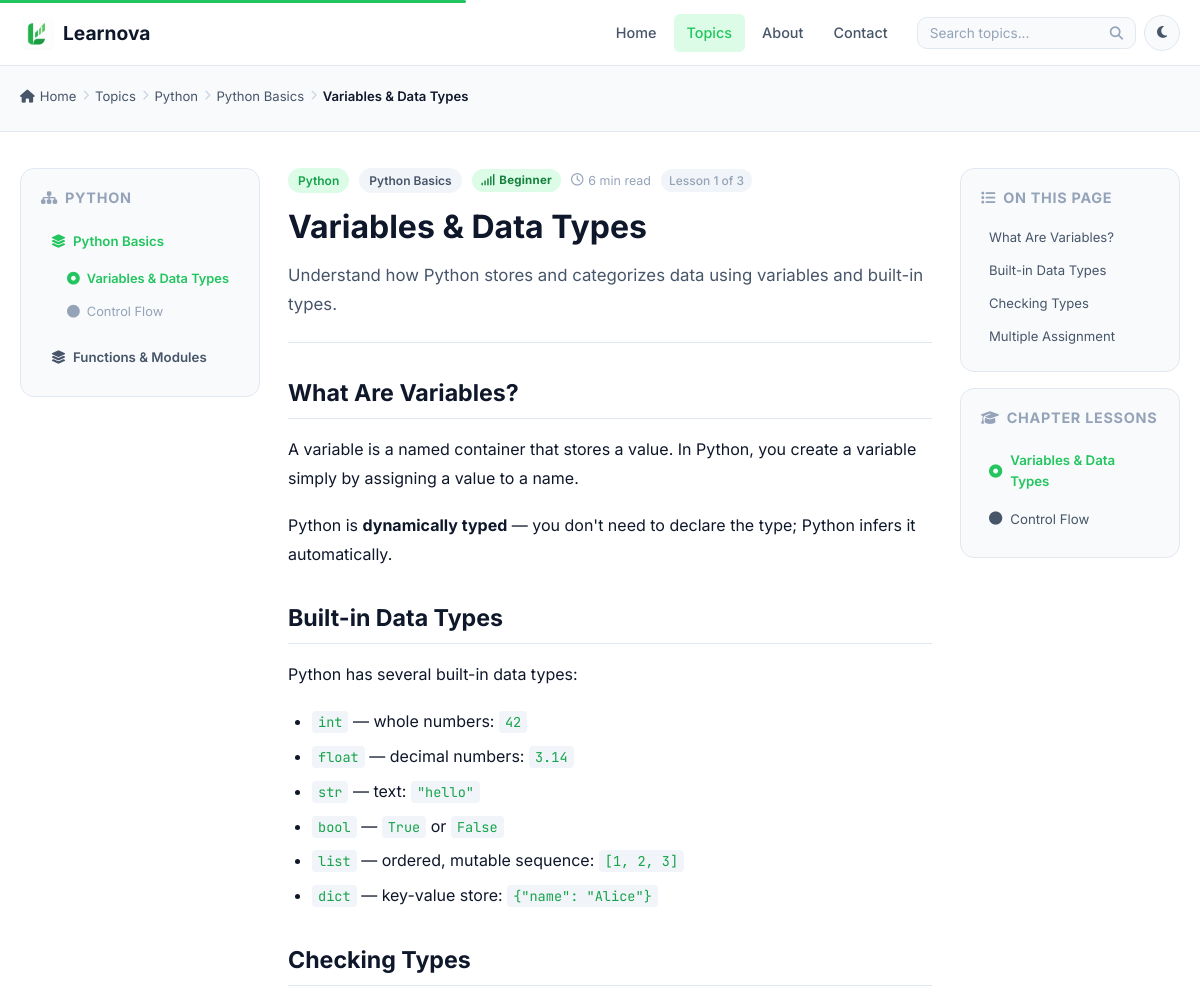
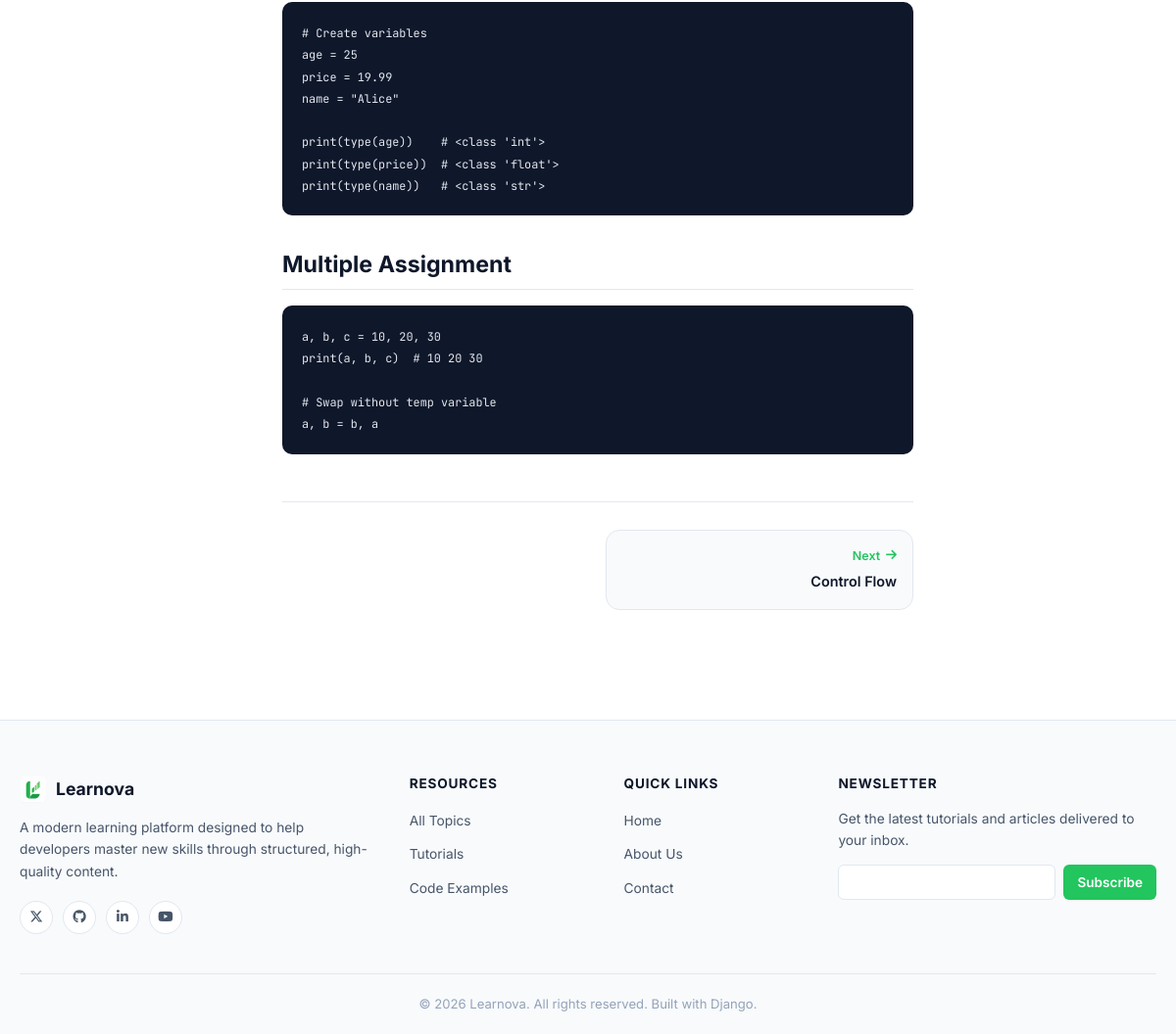
/lessons/python-python-basics-variables-data-types/, run on the app's committed database (2 pictures, top to bottom).
### learning/models.py (models this page shows, shortened)
class Topic(models.Model):
    title = models.CharField(max_length=200)
    slug = models.SlugField(unique=True, max_length=200)
    description = models.TextField()
    icon_html = models.TextField(
        default='<i class="fa-solid fa-book"></i>',
        help_text=(
            'Full HTML icon. E.g. <code>&lt;i class="fa-brands fa-python"&gt;&lt;/i&gt;</code> '
            'or an inline SVG.'
        ),
    )
    image = models.ImageField(upload_to='topics/', blank=True, null=True)
    image_alt = models.CharField(max_length=255, blank=True, help_text='Alt text for the topic image.')
    meta_title = models.CharField(
        max_length=60, blank=True,
        help_text='SEO page title (max 60 chars). Auto-generated when blank.',
    )
    meta_description = models.CharField(
        max_length=160, blank=True,
        help_text='SEO meta description (max 160 chars). Uses topic description when blank.',
    )
    featured = models.BooleanField(
        default=False,
        help_text='Show in the Featured Topics section on the homepage.',
    )
    order = models.PositiveIntegerField(default=0, help_text='Display order on the topics listing page')
    is_published = models.BooleanField(default=True)
    created_at = models.DateTimeField(auto_now_add=True)
    updated_at = models.DateTimeField(auto_now=True)
    class Meta:
        ordering = ['order', 'title']
    def get_absolute_url(self):
        return reverse('topic_detail', kwargs={'slug': self.slug})

class Chapter(models.Model):
    topic = models.ForeignKey(Topic, on_delete=models.CASCADE, related_name='chapters')
    title = models.CharField(max_length=200)
    slug = models.SlugField(unique=True, max_length=200)
    description = models.TextField()
    learning_objectives = CKEditor5Field(
        blank=True,
        help_text='What will learners achieve in this chapter?'
    )
    estimated_hours = models.DecimalField(max_digits=4, decimal_places=1, default=0.0, help_text='Estimated hours to complete the chapter.')
    meta_title = models.CharField(
        max_length=60, blank=True,
        help_text='SEO page title (max 60 chars). Auto-generated when blank.',
    )
    meta_description = models.CharField(
        max_length=160, blank=True,
        help_text='SEO meta description (max 160 chars). Uses chapter description when blank.',
    )
    order = models.PositiveIntegerField(default=0)
    is_published = models.BooleanField(default=True)
    created_at = models.DateTimeField(auto_now_add=True)
    updated_at = models.DateTimeField(auto_now=True)
    class Meta:
        ordering = ['order', 'title']
    def get_absolute_url(self):
        return reverse('chapter_detail', kwargs={
            'topic_slug': self.topic.slug,
            'chapter_slug': self.slug,
        })

class Lesson(models.Model):
    chapter = models.ForeignKey(Chapter, on_delete=models.CASCADE, related_name='lessons')
    title = models.CharField(max_length=200)
    slug = models.SlugField(unique=True, max_length=200)
    summary = models.TextField()
    content = CKEditor5Field(
        blank=True,
        help_text=(
            'Full lesson content. Use CKEditor 5 to add headings, images, links, lists, tables, and more.'
        ),
    )
    video_url = models.URLField(
        blank=True,
        help_text='Optional video URL (e.g. YouTube/Vimeo) for the lesson.'
    )
    difficulty = models.CharField(
        max_length=15,
        choices=DIFFICULTY_CHOICES,
        default='beginner',
        help_text='Difficulty level displayed to learners.',
    )
    meta_title = models.CharField(
        max_length=60, blank=True,
        help_text='SEO page title (max 60 chars). Auto-generated when blank.',
    )
    meta_description = models.CharField(
        max_length=160, blank=True,
        help_text='SEO meta description (max 160 chars). Uses lesson summary when blank.',
    )
    featured = models.BooleanField(
        default=False,
        help_text='Show in the Featured / Popular Lessons section on the homepage.',
    )
    order = models.PositiveIntegerField(default=0)
    reading_time = models.PositiveIntegerField(default=5, help_text='Estimated reading time in minutes')
    is_published = models.BooleanField(default=True)
    created_at = models.DateTimeField(auto_now_add=True)
    updated_at = models.DateTimeField(auto_now=True)
    class Meta:
        ordering = ['order', 'title']
    def get_absolute_url(self):
        return reverse('lesson_detail', kwargs={'slug': self.slug})
    def get_meta_title(self):
        return self.meta_title or f'{self.title} — {self.chapter.topic.title} | Learnova'
    def get_meta_description(self):
        if self.meta_description:
            return self.meta_description
        s = self.summary
        return s[:157] + '…' if len(s) > 157 else s
    @property
    def difficulty_label(self):
        return dict(DIFFICULTY_CHOICES).get(self.difficulty, self.difficulty.capitalize())
    @property
    def difficulty_class(self):
        return DIFFICULTY_COLOR.get(self.difficulty, 'badge-beginner')

### learning/views.py (the view)
# urls.py: path('lessons/<slug:slug>/', views.LessonDetailView.as_view(), name='lesson_detail'),
class LessonDetailView(DetailView):
    model = Lesson
    template_name = 'learning/lesson_detail.html'
    context_object_name = 'lesson'
    def get_queryset(self):
        return Lesson.objects.filter(is_published=True).select_related(
            'chapter', 'chapter__topic'
        )
    def get_context_data(self, **kwargs):
        ctx = super().get_context_data(**kwargs)
        lesson = self.object
        chapter = lesson.chapter
        topic = chapter.topic
        all_chapters = (
            topic.chapters
            .filter(is_published=True)
            .prefetch_related(_published_lessons_prefetch())
            .order_by('order')
        )
        all_topic_lessons = list(
            Lesson.objects.filter(
                chapter__topic=topic,
                chapter__is_published=True,
                is_published=True,
            ).order_by('chapter__order', 'order').select_related('chapter')
        )
        current_idx = next(
            (i for i, l in enumerate(all_topic_lessons) if l.id == lesson.id),
            None,
        )
        ctx['chapter'] = chapter
        ctx['topic'] = topic
        ctx['all_chapters'] = all_chapters
        ctx['chapter_lessons'] = list(chapter.lessons.filter(is_published=True).order_by('order'))
        ctx['prev_lesson'] = (
            all_topic_lessons[current_idx - 1]
            if current_idx and current_idx > 0 else None
        )
        ctx['next_lesson'] = (
            all_topic_lessons[current_idx + 1]
            if current_idx is not None and current_idx < len(all_topic_lessons) - 1
            else None
        )
        ctx['lesson_position'] = (current_idx + 1) if current_idx is not None else 1
        ctx['lesson_total'] = len(all_topic_lessons)
        ctx['breadcrumbs'] = [
            {'label': 'Topics', 'url': reverse('topics')},
            {'label': topic.title, 'url': topic.get_absolute_url()},
            {'label': chapter.title, 'url': chapter.get_absolute_url()},
            {'label': lesson.title, 'url': None},
        ]
        return ctx

### learning/views.py (called while the page is built)
def _published_lessons_prefetch():
    return Prefetch(
        'lessons',
        queryset=Lesson.objects.filter(is_published=True).order_by('order'),
    )

### templates/learning/lesson_detail.html (shortened to what this page needs)
{% extends 'base.html' %}
{% load static %}
{% block content %}
<div class="page-header page-header-sm">
  <div class="container">
    {% include 'partials/_breadcrumbs.html' %}
  </div>
</div>
<section class="section section-lesson">
  <div class="container">
    <div class="lesson-detail-layout">
      <aside class="sidebar sidebar-left sidebar-sticky" aria-label="Topic structure">
        <div class="sidebar-card">
          <h2 class="sidebar-title"><i class="fa-solid fa-sitemap" aria-hidden="true"></i> {{ topic.title }}</h2>
          <nav class="topic-structure" aria-label="Chapters and lessons">
            {% for ch in all_chapters %}
              <div class="structure-chapter">
                <a href="{{ ch.get_absolute_url }}" class="structure-chapter-link {% if ch.id == chapter.id %}structure-chapter-active{% endif %}" {% if ch.id == chapter.id %}aria-current="true"{% endif %}>
                  <i class="fa-solid fa-layer-group" aria-hidden="true"></i> {{ ch.title }}
                </a>
                {% if ch.id == chapter.id %}
                  <ul class="structure-lessons">
                    {% for l in ch.lessons.all %}
                      <li class="structure-lesson {% if l.id == lesson.id %}structure-lesson-active{% endif %}">
                        <a href="{{ l.get_absolute_url }}" {% if l.id == lesson.id %}aria-current="page"{% endif %}>
                          <i class="fa-solid fa-{% if l.id == lesson.id %}circle-dot{% else %}circle{% endif %}" aria-hidden="true"></i> {{ l.title }}
                        </a>
                      </li>
                    {% endfor %}
                  </ul>
                {% endif %}
              </div>
            {% endfor %}
          </nav>
        </div>
      </aside>
      <article class="lesson-detail-main">
        <header class="lesson-header">
          <div class="lesson-meta-top">
            <a href="{{ topic.get_absolute_url }}" class="topic-badge">{{ topic.title }}</a>
            <a href="{{ chapter.get_absolute_url }}" class="chapter-badge">{{ chapter.title }}</a>
            <span class="difficulty-badge {{ lesson.difficulty_class }}">
              <i class="fa-solid fa-signal" aria-hidden="true"></i> {{ lesson.difficulty_label }}
            </span>
            <span class="reading-time-badge"><i class="fa-regular fa-clock" aria-hidden="true"></i> {{ lesson.reading_time }} min read</span>
            {% if lesson_total > 1 %}
              <span class="lesson-position-badge">Lesson {{ lesson_position }} of {{ lesson_total }}</span>
            {% endif %}
          </div>
          <h1>{{ lesson.title }}</h1>
          <p class="lesson-summary">{{ lesson.summary }}</p>
        </header>
        {% if lesson.content %}
          <div class="lesson-content prose" id="lessonContent">
            {{ lesson.content|safe }}
          </div>
        {% else %}
          <div class="content-placeholder">
            <i class="fa-solid fa-pen-to-square" aria-hidden="true"></i>
            <p>Lesson content is being prepared. Check back soon!</p>
          </div>
        {% endif %}
        <nav class="lesson-navigation" aria-label="Lesson navigation">
          <div class="lesson-nav-prev">
          </div>
          <div class="lesson-nav-next">
            {% if next_lesson %}
              <a href="{{ next_lesson.get_absolute_url }}" class="lesson-nav-link lesson-nav-link-next" rel="next">
                <div class="nav-direction">Next <i class="fa-solid fa-arrow-right" aria-hidden="true"></i></div>
                <div class="nav-title">{{ next_lesson.title }}</div>
              </a>
            {% endif %}
          </div>
        </nav>
      </article>
      <aside class="sidebar sidebar-right sidebar-sticky" aria-label="Page navigation">
        <div class="sidebar-card" id="tocSidebar">
          <h2 class="sidebar-title"><i class="fa-solid fa-list" aria-hidden="true"></i> On This Page</h2>
          <ul class="toc-list" id="tocList" aria-label="Table of contents">
          </ul>
        </div>
        <div class="sidebar-card">
          <h2 class="sidebar-title"><i class="fa-solid fa-graduation-cap" aria-hidden="true"></i> Chapter Lessons</h2>
          <ul class="quick-nav" aria-label="Lessons in this chapter">
            {% for l in chapter_lessons %}
              <li>
                <a href="{{ l.get_absolute_url }}" {% if l.id == lesson.id %}aria-current="page"{% endif %} class="{% if l.id == lesson.id %}quick-nav-active{% endif %}">
                  <i class="fa-solid fa-{% if l.id == lesson.id %}circle-dot{% else %}circle{% endif %}" aria-hidden="true"></i>
                  {{ l.title }}
                </a>
              </li>
            {% endfor %}
          </ul>
        </div>
      </aside>
    </div>
  </div>
</section>
{% endblock %}

### templates/partials/_breadcrumbs.html
<nav class="breadcrumbs" aria-label="Breadcrumb">
  <ol class="breadcrumb-list">
    <li class="breadcrumb-item">
      <a href="{% url 'home' %}"><i class="fa-solid fa-house"></i> Home</a>
    </li>
    {% for crumb in breadcrumbs %}
      <li class="breadcrumb-separator"><i class="fa-solid fa-chevron-right"></i></li>
      <li class="breadcrumb-item {% if not crumb.url %}active{% endif %}">
        {% if crumb.url %}
          <a href="{{ crumb.url }}">{{ crumb.label }}</a>
        {% else %}
          <span>{{ crumb.label }}</span>
        {% endif %}
      </li>
    {% endfor %}
  </ol>
</nav>

### data on the page
Topic: label "Python", title "PYTHON", title "Python"
Chapter: label "Python Basics", title "Python Basics"
Lesson: label "Variables & Data Types", title "Variables & Data Types", difficulty_label "Beginner", reading_time "6", summary "Understand how Python stores and categorizes data using variables and built-in types.", content "What Are Variables? A variable is a named container that stores a value. In Python, you create a variable simply by assigning a value to a name. Python is dynamically typed — you don't need to declare the type; Python infers it automatically. Built-in Data Types Python has several built-in data types: int — whole numbers: 42 float — decimal numbers: 3.14 str — text: \"hello\" bool — True or False list — ordered, mutable sequence: [1, 2, 3] dict — key-value store: {\"name\": \"Alice\"} Checking Types # Create variables age = 25 price = 19.99 name = \"Alice\" print(type(age)) # <class 'int'> print(type(price)) # <class 'float'> print(type(name)) # <class 'str'> Multiple Assignment a, b, c = 10, 20,…"
Lesson: title "Control Flow"
Chapter: title "Functions & Modules"

### other printed values
{{ crumb.label }} "Topics"
{{ lesson_position }} "1"
{{ lesson_total }} "3"
